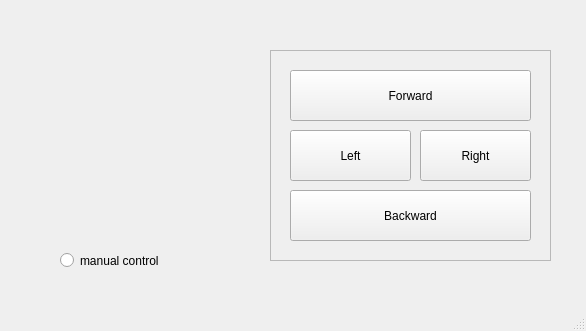
<?xml version="1.0" encoding="UTF-8"?>
<ui version="4.0">
 <class>MainWindow</class>
 <widget class="QMainWindow" name="MainWindow">
  <property name="geometry">
   <rect>
    <x>0</x>
    <y>0</y>
    <width>586</width>
    <height>331</height>
   </rect>
  </property>
  <property name="windowTitle">
   <string>Person Model Teleoperator</string>
  </property>
  <widget class="QWidget" name="centralwidget">
   <widget class="QFrame" name="frame">
    <property name="geometry">
     <rect>
      <x>270</x>
      <y>50</y>
      <width>281</width>
      <height>211</height>
     </rect>
    </property>
    <property name="frameShape">
     <enum>QFrame::StyledPanel</enum>
    </property>
    <property name="frameShadow">
     <enum>QFrame::Raised</enum>
    </property>
    <widget class="QPushButton" name="forward_button">
     <property name="geometry">
      <rect>
       <x>20</x>
       <y>20</y>
       <width>241</width>
       <height>51</height>
      </rect>
     </property>
     <property name="text">
      <string>Forward</string>
     </property>
    </widget>
    <widget class="QPushButton" name="left_button">
     <property name="geometry">
      <rect>
       <x>20</x>
       <y>80</y>
       <width>121</width>
       <height>51</height>
      </rect>
     </property>
     <property name="text">
      <string>Left</string>
     </property>
    </widget>
    <widget class="QPushButton" name="right_button">
     <property name="geometry">
      <rect>
       <x>150</x>
       <y>80</y>
       <width>111</width>
       <height>51</height>
      </rect>
     </property>
     <property name="text">
      <string>Right</string>
     </property>
    </widget>
    <widget class="QPushButton" name="backward_button">
     <property name="geometry">
      <rect>
       <x>20</x>
       <y>140</y>
       <width>241</width>
       <height>51</height>
      </rect>
     </property>
     <property name="text">
      <string>Backward</string>
     </property>
    </widget>
   </widget>
   <widget class="QRadioButton" name="manual_control_button">
    <property name="geometry">
     <rect>
      <x>60</x>
      <y>250</y>
      <width>131</width>
      <height>21</height>
     </rect>
    </property>
    <property name="text">
     <string>manual control</string>
    </property>
   </widget>
   <widget class="QLabel" name="icon_label">
    <property name="geometry">
     <rect>
      <x>50</x>
      <y>60</y>
      <width>171</width>
      <height>161</height>
     </rect>
    </property>
    <property name="text">
     <string/>
    </property>
   </widget>
  </widget>
  <widget class="QMenuBar" name="menubar">
   <property name="geometry">
    <rect>
     <x>0</x>
     <y>0</y>
     <width>586</width>
     <height>22</height>
    </rect>
   </property>
  </widget>
  <widget class="QStatusBar" name="statusbar"/>
 </widget>
 <resources/>
 <connections/>
</ui>
